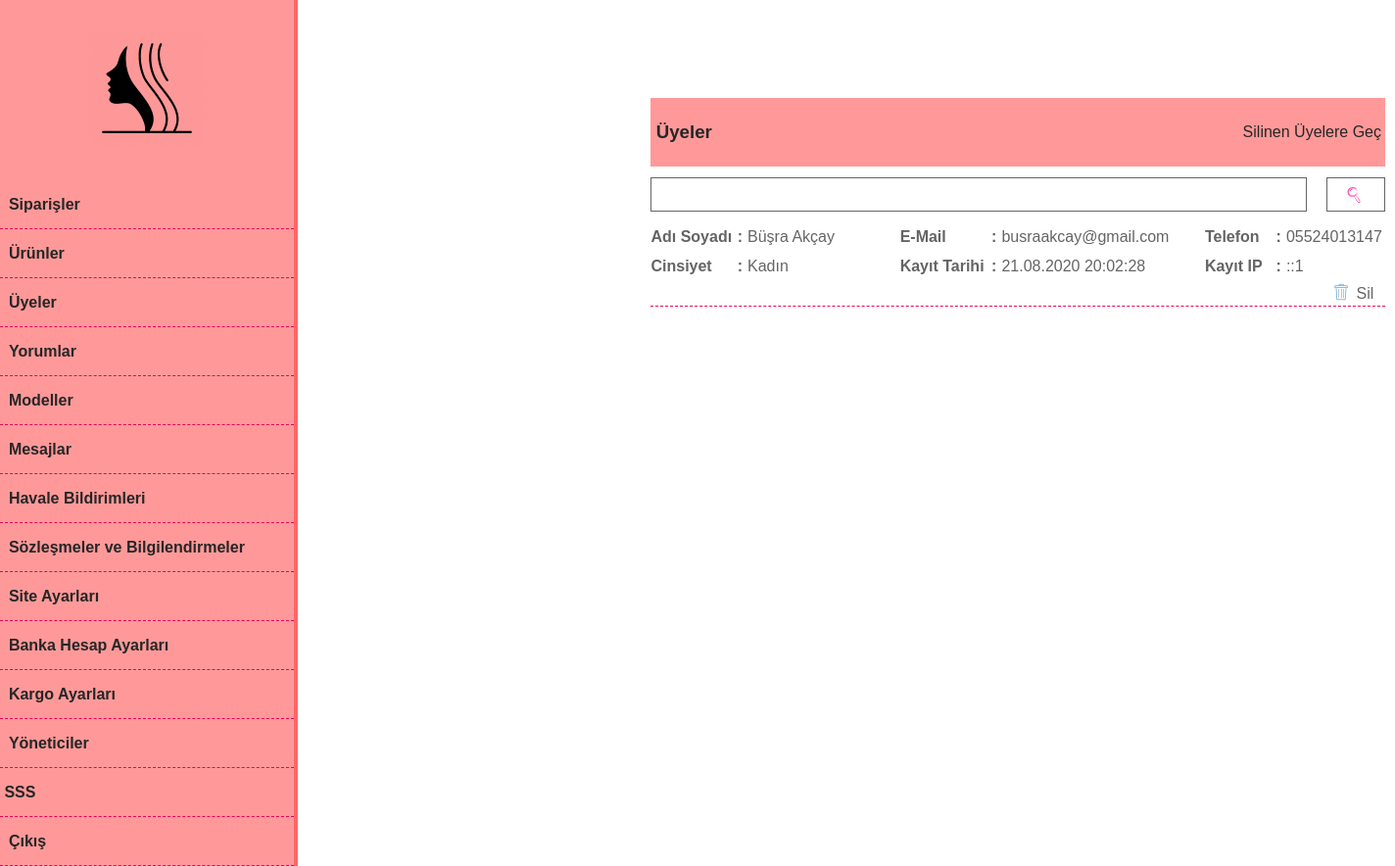
Screenshot of /admin/index.php?skd=0&ski=71 (signed in) with the database file from the repository.
### tables this page shows
CREATE TABLE `uyeler` (
  `id` int(10) UNSIGNED NOT NULL,
  `EmailAdresi` varchar(255) NOT NULL,
  `Sifre` varchar(100) NOT NULL,
  `IsimSoyisim` varchar(100) NOT NULL,
  `TelefonNumarasi` varchar(11) NOT NULL,
  `Cinsiyet` varchar(5) NOT NULL,
  `Durumu` tinyint(1) NOT NULL,
  `SilinmeDurumu` tinyint(1) NOT NULL,
  `KayitTarihi` varchar(20) NOT NULL,
  `KayitIpAdresi` varchar(20) NOT NULL
);

### ayarlar/fonksiyonlar.php (called while the page is built, shortened)
<?php
function geriDondur($dondur){
	$geri_dondur			=	htmlspecialchars_decode($dondur, ENT_QUOTES);
	return $geri_dondur;
}
function tarihCevir($tarih){
	$cevir	=	date("d.m.Y H:i:s", $tarih);
	return $cevir;
}
?>

### admin/Uyeler.php (the view, shortened to what this page needs)
<?php
if(isset($_SESSION["Yonetici"])){
	if(isset($_REQUEST["AramaIcerigi"])){
		$GelenAramaIcerigi	=	filtrele($_REQUEST["AramaIcerigi"]);
		$AramaKosulu		=	 " AND (EmailAdresi LIKE '%" . $GelenAramaIcerigi . "%' OR IsimSoyisim LIKE '%" . $GelenAramaIcerigi . "%' OR TelefonNumarasi LIKE '%" . $GelenAramaIcerigi . "%' ) ";
		$SayfalamaKosulu	=	"&AramaIcerigi=" . $GelenAramaIcerigi;
	}else{
		$AramaKosulu		=	"";
	}
	$SayfaBasinaGosterilecekKayitSayisi		=	10;
	$SayfalamayaBaslanacakKayitSayisi		=	($Sayfalama*$SayfaBasinaGosterilecekKayitSayisi)-$SayfaBasinaGosterilecekKayitSayisi;
?>
<table width="750" align="right" valign="top" border="0" cellpadding="0" cellspacing="0" style="margin-left: 360px;">
  <tr height="100">
    <td style="font-size: 10px;">&nbsp;</td>
  </tr>
	<tr height="70">
		<td width="560" bgcolor="#ff9999" style="color: #262626;" align="left"><h3>&nbsp;Üyeler</h3></td>
		<td width="200" bgcolor="#ff9999" align="right"><a href="index.php?skd=0&ski=72" style="color: #262626; text-decoration: none;">Silinen Üyelere Geç&nbsp;</a></td>
	</tr>
	<tr height="10">
		<td colspan="2" style="font-size: 10px;">&nbsp;</td>
	</tr>
	<tr>
		<td colspan="2"><table width="750" align="right" border="0" cellpadding="0" cellspacing="0">
			<tr>
				<td><div class="Arama"><form action="index.php?skd=0&ski=71" method="post">
					<div class="AramaButon">
						<input type="submit" value="" class="AramaButonuURL">
					</div>
					<div class="AramaInput">
						<input type="text" name="AramaIcerigi" class="AramaInputuIci">
					</div>
				</form></div></td>
			</tr>
		</table></td>
	</tr>
	<tr height="10">
		<td colspan="2" style="font-size: 10px;">&nbsp;</td>
	</tr>
	<?php
	$UyelerSorgusu		=	$db_baglantisi->prepare("SELECT * FROM uyeler WHERE SilinmeDurumu = ? $AramaKosulu ORDER BY id DESC LIMIT $SayfalamayaBaslanacakKayitSayisi, $SayfaBasinaGosterilecekKayitSayisi");
	$UyelerSorgusu->execute([0]);
	$UyelerSayisi		=	$UyelerSorgusu->rowCount();
	$UyelerKayitlari	=	$UyelerSorgusu->fetchAll(PDO::FETCH_ASSOC);
	if($UyelerSayisi>0){
		foreach($UyelerKayitlari as $Uyeler){
	?>
			<tr height="80">
				<td colspan="2" style="border-bottom: 1px dashed #e6005c;" valign="top"><table width="750" align="right" border="0" cellpadding="0" cellspacing="0">
					<tr height="30">
						<td width="85"><b>Adı Soyadı</b></td>
						<td width="10"><b>:</b></td>
						<td width="150"><?php echo geriDondur($Uyeler["IsimSoyisim"]); ?></td>
						<td width="90"><b>E-Mail</b></td>
						<td width="10"><b>:</b></td>
						<td width="200"><?php echo geriDondur($Uyeler["EmailAdresi"]); ?></td>
						<td width="70"><b>Telefon</b></td>
						<td width="10"><b>:</b></td>
						<td width="95"><?php echo geriDondur($Uyeler["TelefonNumarasi"]); ?></td>
					</tr>
					<tr height="30">
						<td><b>Cinsiyet</b></td>
						<td><b>:</b></td>
						<td><?php echo geriDondur($Uyeler["Cinsiyet"]); ?></td>
						<td><b>Kayıt Tarihi</b></td>
						<td><b>:</b></td>
						<td><?php echo  tarihCevir(geriDondur($Uyeler["KayitTarihi"])); ?></td>
						<td><b>Kayıt IP</b></td>
						<td><b>:</b></td>
						<td><?php echo geriDondur($Uyeler["KayitIpAdresi"]); ?></td>
					</tr>
					<tr>
						<td colspan="9" align="right"><table width="95" align="right" border="0" cellpadding="0" cellspacing="0">
							<tr>
								<td width="40">&nbsp;</td>
								<td width="25" valign="top" align="left"><a href="index.php?skd=0&ski=73&ID=<?php echo geriDondur($Uyeler["id"]); ?>"><img src="../resimler/sil.png" border="0" style="margin-top: 1px;"></a></td>
								<td width="30" align="left"><a href="index.php?skd=0&ski=73&ID=<?php echo geriDondur($Uyeler["id"]); ?>" style="color: #646464; text-decoration: none;">Sil</a></td>
							</tr>
						</table></td>
					</tr>
				</table></td>
			</tr>
	<?php
		}
		?>
		<?php
	}
	?>
</table>
<?php
}else{
	header("Location:index.php?skd=1");
	exit();
}
?>

### ayarlar/Ystyle.css (style rules this page uses)
html, body { height: 100%; width: 100%; margin: 0; padding: 0; border: 0; outline: 0; background: white; color: #646464; font-family: Arial, Helvetica, "Open Sans", "Helvetica Neue", "sans-serif"; font-size: 16px; line-height: 1,5; font-style: normal; font-variant: normal; font-weight: normal; text-decoration: none; }
.Arama { display: block; width: 100%; height: 35px; margin: 0; padding: 0; overflow: hidden; border: 0; outline: 0; vertical-align: top; }
.AramaButon { display: inline-block; float: right; width: 60px; height: 35px; margin: 0; padding: 0; overflow: hidden; border: 0; outline: 0; text-align: left; }
.AramaInput { display: inline-block; float: right; width: calc(100% - 60px); height: 35px; margin: 0; padding: 0; overflow: hidden; border: 0; outline: 0; text-align: left; }
.AramaButonuURL { display: block; width: 60px; height: 35px; margin: 0; padding: 0; border: 1px solid #646464; outline: 0; background: url(../Resimler/AramaButonu.png); background-repeat: no-repeat; background-position: center left 19px; }
.AramaInputuIci { display: block; float: left; width: calc(100% - 42px); height: 33px; margin: 0; padding: 0; padding-left: 10px; padding-right: 10px; border: 1px solid #646464; outline: 0; text-align: left; }

### rows the page displays
uyeler: IsimSoyisim "Büşra Akçay", EmailAdresi "busraakcay@gmail.com", TelefonNumarasi "05524013147", Cinsiyet "Kadın", KayitTarihi "21.08.2020 20:02:28", KayitIpAdresi "::1"
